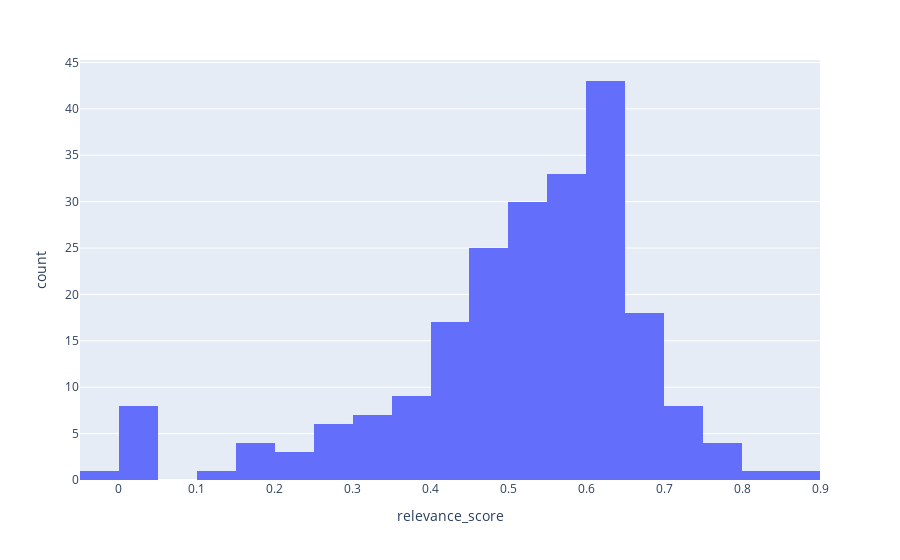

This figure's notebook cell:
### Markdown cell above
### Distribution of relevance scores: the following shows a distribution of how discussion across posts in this subreddit tends to be relevant. (A simpler form of showing overall comment relevance)

### Code cell
fig = px.histogram(posts_df, x="relevance_score")
fig.show()

### Figure 1 — Plotly figure (JSON) as saved in the notebook; plotly's stock layout.template omitted (floating-point values rounded to 4 significant figures; data arrays with more than 128 entries replaced by an {"elided": "..."} marker saying what was removed)
{"data": [{"alignmentgroup": "True", "bingroup": "x", "hovertemplate": "relevance_score=%{x}<br>count=%{y}<extra></extra>", "legendgroup": "", "marker": {"color": "#636efa", "pattern": {"shape": ""}}, "name": "", "offsetgroup": "", "orientation": "v", "showlegend": false, "type": "histogram", "x": {"elided": "219 float values"}, "xaxis": "x", "yaxis": "y"}], "layout": {"barmode": "relative", "legend": {"tracegroupgap": 0}, "margin": {"t": 60}, "xaxis": {"anchor": "y", "domain": [0, 1], "title": {"text": "relevance_score"}}, "yaxis": {"anchor": "x", "domain": [0, 1], "title": {"text": "count"}}}}
